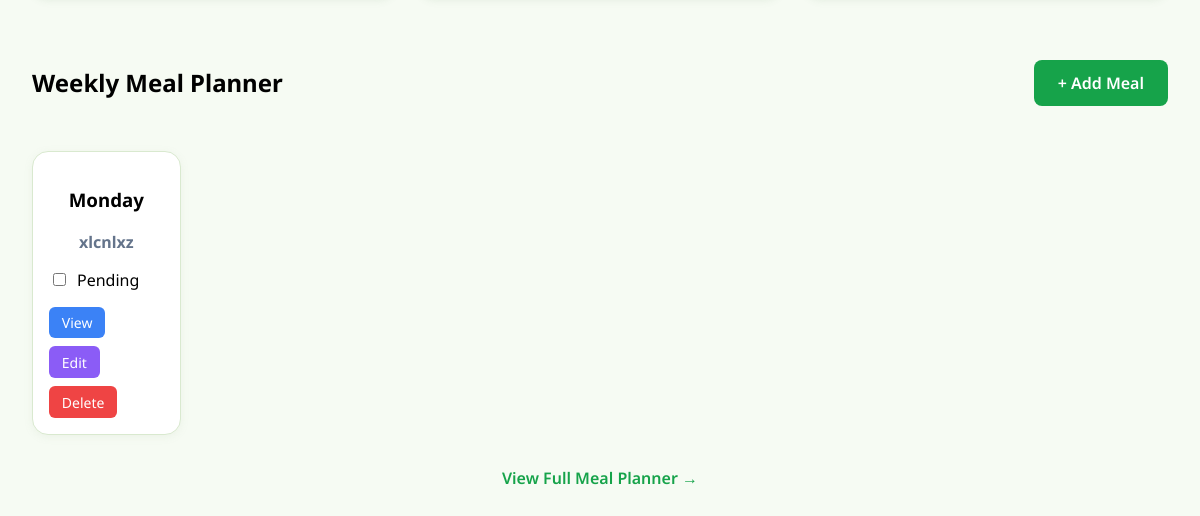
Before: / (lower part) with the older database file.
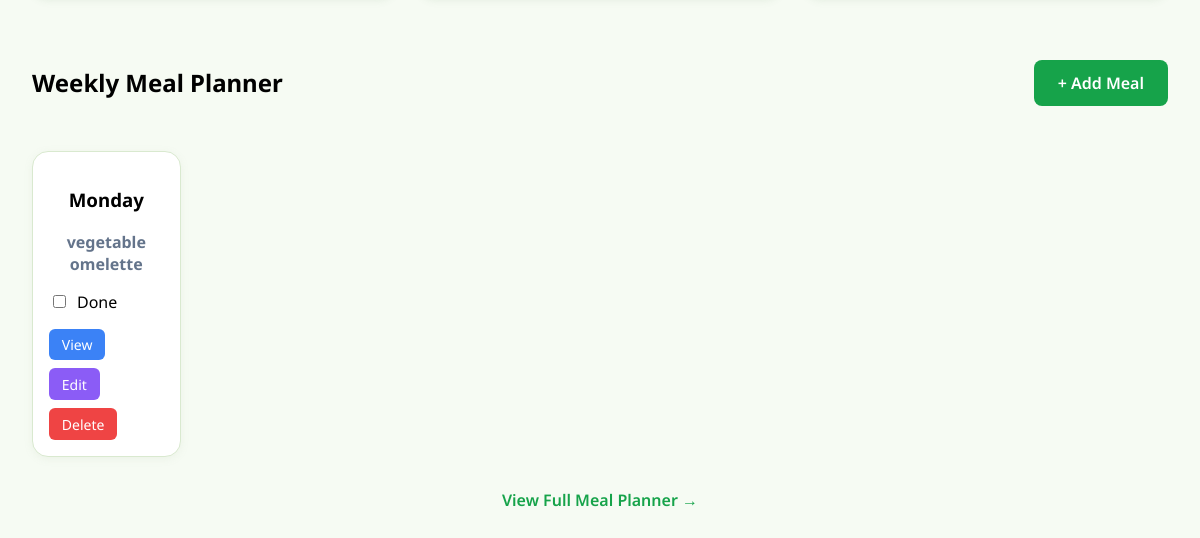
After: the same page with the newer database file.
### myapp/models.py (models this page shows, shortened)
class Meal(models.Model):
    DAYS_OF_WEEK = [
        ('Monday', 'Monday'),
        ('Tuesday', 'Tuesday'),
        ('Wednesday', 'Wednesday'),
        ('Thursday', 'Thursday'),
        ('Friday', 'Friday'),
        ('Saturday', 'Saturday'),
        ('Sunday', 'Sunday'),
    ]
    day = models.CharField(max_length=10, choices=DAYS_OF_WEEK)
    meal_name = models.CharField(max_length=200)
    description = models.TextField(blank=True, null=True)
    is_completed = models.BooleanField(default=False)
    created_at = models.DateTimeField(auto_now_add=True)
    updated_at = models.DateTimeField(auto_now=True)
    class Meta:
        ordering = ['day']
        unique_together = ['day', 'meal_name']

### myapp/views.py (the view)
# urls.py: path('', views.index, name='index'),
def index(request):
    meals = Meal.objects.all()
    return render(request, 'myapp/index.html', {'meals': meals})

### myapp/templates/myapp/index.html (shortened to what this page needs)
{% load static %}
<!DOCTYPE html>
<html lang="en">
<head>
  <link rel="stylesheet" href="{% static 'css/style.css' %}">
</head>
<body>
  <section id="meal-planner" class="mt-12">
    <div style="display: flex; justify-content: space-between; align-items: center; margin-bottom: 2rem;">
      <h2>Weekly Meal Planner</h2>
      <a href="{% url 'meal_create' %}" style="background-color: #16a34a; color: white; padding: 0.75rem 1.5rem; border-radius: 0.5rem; text-decoration: none; font-weight: 600;">+ Add Meal</a>
    </div>
    {% if meals %}
    <div class="meal-grid">
      {% for meal in meals %}
      <div class="meal-day" style="position: relative;">
        <h3>{{ meal.get_day_display }}</h3>
        <p><strong>{{ meal.meal_name }}</strong></p>
        <label style="display: flex; align-items: center; gap: 0.5rem; margin-top: 0.75rem;">
          <input type="checkbox" class="meal-check" {% if meal.is_completed %}checked{% endif %} data-meal-id="{{ meal.id }}">
          <span>{% if meal.is_completed %}Done{% else %}Pending{% endif %}</span>
        </label>
        <div style="display: flex; gap: 0.5rem; margin-top: 1rem; flex-wrap: wrap;">
          <a href="{% url 'meal_detail' meal.pk %}" style="background-color: #3b82f6; color: white; padding: 0.4rem 0.8rem; border-radius: 0.375rem; text-decoration: none; font-size: 0.875rem;">View</a>
          <a href="{% url 'meal_edit' meal.pk %}" style="background-color: #8b5cf6; color: white; padding: 0.4rem 0.8rem; border-radius: 0.375rem; text-decoration: none; font-size: 0.875rem;">Edit</a>
          <a href="{% url 'meal_delete' meal.pk %}" style="background-color: #ef4444; color: white; padding: 0.4rem 0.8rem; border-radius: 0.375rem; text-decoration: none; font-size: 0.875rem;">Delete</a>
        </div>
      </div>
      {% endfor %}
    </div>
    {% endif %}
    <div style="text-align: center; margin-top: 2rem;">
      <a href="{% url 'meal_list' %}" style="color: #16a34a; text-decoration: none; font-weight: 600;">View Full Meal Planner →</a>
    </div>
  </section>
</body>
</html>

Changed rows visible on the page:
changed Meal "Monday": meal_name "xlcnlxz" → "vegetable omelette"; is_completed "Pending" → "Done"
